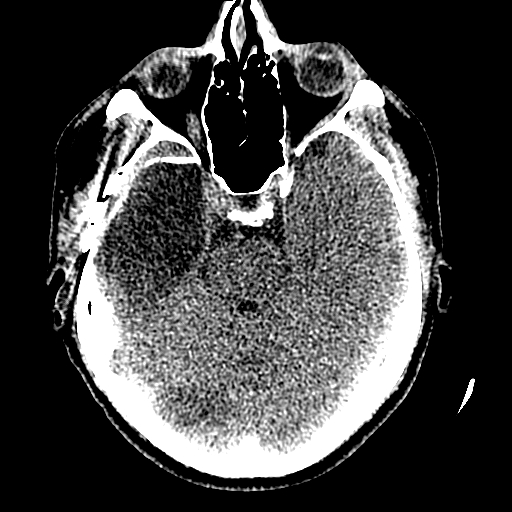
#> input picture Patient Data/p9/ct.jpg, 512 x 512 px
$ python main.py
#> lines starting #> are read from the running program, lines starting #| are printed output that depends on the picture
#> further down, i1 is the input picture: shape (512, 512, 3); min 0, max 255, mean 66.8
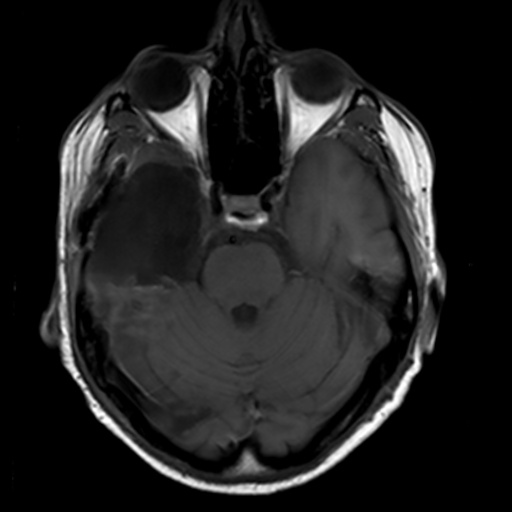
#> input picture Patient Data/p9/mri_registered.jpg, 512 x 512 px
#> further down, i2 is the input picture: shape (512, 512, 3); min 0, max 255, mean 32.2
import cv2 as cv
import pywt
import pywt.data
import numpy as np
import pyshearlab as psl
from skimage.metrics import structural_similarity
from PIL import Image

def mean(a,b):
    return (a+b)/2

# [22 lines left out: functions max, min, not called in this run]

def weight(im): # calculated so that brighter parts overlap details having low brightness with a lesser extent
    x, y = im.shape
#> x = 512; y = 512
    count = 0
    sum = 0
    for i in range(x):                          # calculate average intensity of image, except black parts
        for j in range(y):
            b = im[i, j]
            if b != 0:
                count = count + 1
                sum = sum + b
#> after the loop, count = 117456; sum = 17507981
    average = 255 - (sum/count)                 #since brighter images should have less weight, we can map it by inverting the intensity obtained
#> average = 105.9
    return average


def fusion_wt(i1,i2,mode):                      #image fusion is done using wavelet transform
    w1 = weight(i1)
#> w1 = 105.9
    w2 = weight(i2)
#> w2 = 195
    total = w1 + w2
#> total = 301
    r1 = float(w1/total)                        #weight of the first image based on its average intensity
#> r1 = 0.352
    r2 = float(w2/total)                        #weight of the second image based on its average intensity
#> r2 = 0.648

    coe1 = pywt.dwt2(i1, "coif5", "periodization") #convert image into wavelet coefficients
    cA1, (cH1, cV1, cD1) = coe1
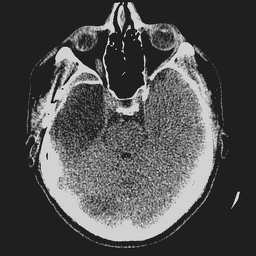
#> cA1: shape (256, 256) float64; min -89.9, max 638, mean 133.6; drawn with min black and max white
    cA1 = r1 * cA1
    cH1 = r1 * cH1
    cV1 = r1 * cV1
    cD1 = r1 * cD1

    coe2 = pywt.dwt2(i2, "coif5", "periodization") #convert image into wavelet coefficients
    cA2, (cH2, cV2, cD2) = coe2
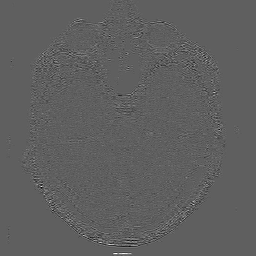
#> cH2: shape (256, 256) float64; min -8.64, max 14.45, mean 0.00473; drawn with min black and max white
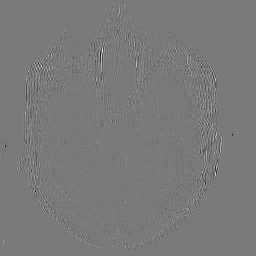
#> cV2: shape (256, 256) float64; min -16.29, max 17.95, mean 0.0022; drawn with min black and max white
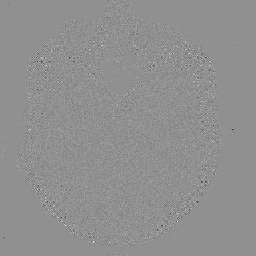
#> cD2: shape (256, 256) float64; min -5.53, max 4.23, mean -0.00169; drawn with min black and max white
    cA2 = r2 * cA2
    cH2 = r2 * cH2
    cV2 = r2 * cV2
    cD2 = r2 * cD2

    cA3 = cH3 = cV3 = cD3 = 0
    if mode == 0: #meanmean   #combining coefficients generated of two images using different techniques
        cA3 = mean(cA1, cA2)
        cH3 = mean(cH1, cH2)
        cV3 = mean(cV1, cV2)
        cD3 = mean(cD1, cD2)
    elif mode == 1: #meanmin
        cA3 = mean(cA1, cA2)
        cH3 = min(cH1, cH2)
        cV3 = min(cV1, cV2)
        cD3 = min(cD1, cD2)
    elif mode == 2: #meanmax
        cA3 = mean(cA1, cA2)
        cH3 = max(cH1, cH2)
        cV3 = max(cV1, cV2)
        cD3 = max(cD1, cD2)
    elif mode == 3: #minmean
        cA3 = min(cA1, cA2)
        cH3 = min(cH1, cH2)
        cV3 = min(cV1, cV2)
        cD3 = mean(cD1, cD2)
    elif mode == 4: #minmin
        cA3 = min(cA1, cA2)
        cH3 = min(cH1, cH2)
        cV3 = min(cV1, cV2)
        cD3 = min(cD1, cD2)
    elif mode == 5: #minmax
        cA3 = min(cA1, cA2)
        cH3 = max(cH1, cH2)
        cV3 = max(cV1, cV2)
        cD3 = max(cD1, cD2)
    elif mode == 6: #maxmean
        cA3 = max(cA1, cA2)
        cH3 = mean(cH1, cH2)
        cV3 = mean(cV1, cV2)
        cD3 = mean(cD1, cD2)
    elif mode == 7: #maxmin
        cA3 = max(cA1, cA2)
        cH3 = min(cH1, cH2)
        cV3 = min(cV1, cV2)
        cD3 = min(cD1, cD2)
    elif mode == 8: #maxmax
        cA3 = max(cA1, cA2)
        cH3 = max(cH1, cH2)
        cV3 = max(cV1, cV2)
        cD3 = max(cD1, cD2)
    coef = cA3, (cH3, cV3, cD3)
    f = pywt.idwt2(coef,"coif5",mode="periodization") #reconstructing the image based on combined coefficients to find the fused image
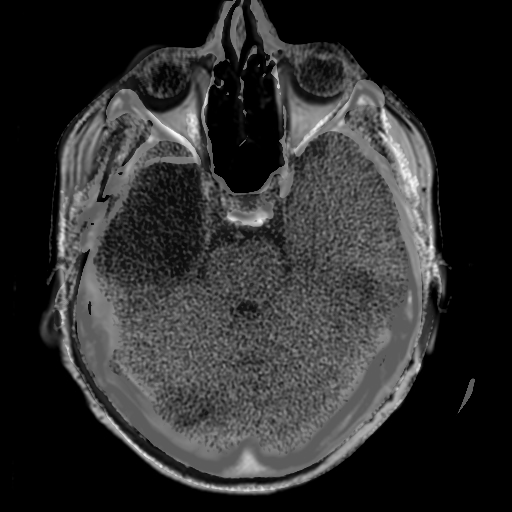
#> f: shape (512, 512) float64; min -2.55e-14, max 123.1, mean 22.2; drawn with min black and max white
    return f

def fusion_nsst(im1, im2):
    shearSys1 = psl.SLgetShearletSystem2D(0, im1.shape[0], im1.shape[1], 3) #creates a shearlet system
    coeff1 = psl.SLsheardec2D(im1, shearSys1) #decomposes the image into shearlet coefficients associated with the shearlet system
    coeff1 = np.real(coeff1)
    shearSys2 = psl.SLgetShearletSystem2D(0, im2.shape[0], im2.shape[1], 3)
    coeff2 = psl.SLsheardec2D(im2, shearSys2)
    coeff2 = np.real(coeff2)
    w1 = weight(im1)
    w2 = weight(im2)
    total = w1 + w2
    r1 = float(w1/total)
    r2 = float(w2/total)
    coefffused = (r1*coeff1 + r2*coeff2)/2  #Add two coefficients using their mean
    imrec = psl.SLshearrec2D(coefffused,shearSys1) #reconstruct the image based on shearlet transform obtained
    return imrec


# [36 lines left out: functions mutual_information, performance_metrics, not called in this run]


i1 = cv.imread("Patient Data/p9/ct.jpg", 1)  #read CT Scan image
i2 = cv.imread("Patient Data/p9/mri_registered.jpg", 1) #read MRI image
i2 = cv.resize(i2,(i1.shape[1], i1.shape[0]))
b1, g1, r1 = cv.split(i1)
b2, g2, r2 = cv.split(i2)


type = 0
flg = fusion_wt(g1, g2, type) #fusion done for R,G,B, planes separately using Discrete Wavelet Transform
flr = fusion_wt(r1, r2, type)
flb = fusion_wt(b1, b2, type)
flr = cv.resize(flr,(i1.shape[1], i1.shape[0]))
flg = cv.resize(flg,(i1.shape[1], i1.shape[0]))
flb = cv.resize(flb,(i1.shape[1], i1.shape[0]))


fl = i1.copy() #combining R,G,B, components into single image
fl[:,:,0] = flb[:,:]
fl[:,:,1] = flg[:,:]
fl[:,:,2] = flr[:,:]
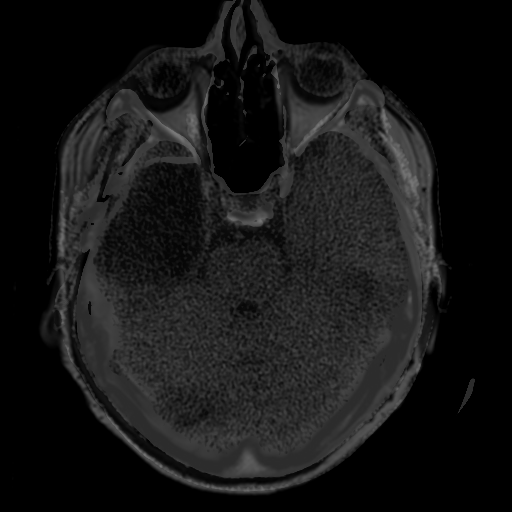
#> fl: shape (512, 512, 3); min 0, max 123, mean 21.9


fl = np.multiply(np.divide(fl - np.min(fl),(np.max(fl) - np.min(fl))),255) #Image Enhancement
fl = fl.astype(np.uint8)


b1 = b1.astype(float)
g1 = g1.astype(float)
r1 = r1.astype(float)
b2 = b2.astype(float)
g2 = g2.astype(float)
r2 = r2.astype(float)

#> (the run stopped early here; a loop or call above may not have finished)
